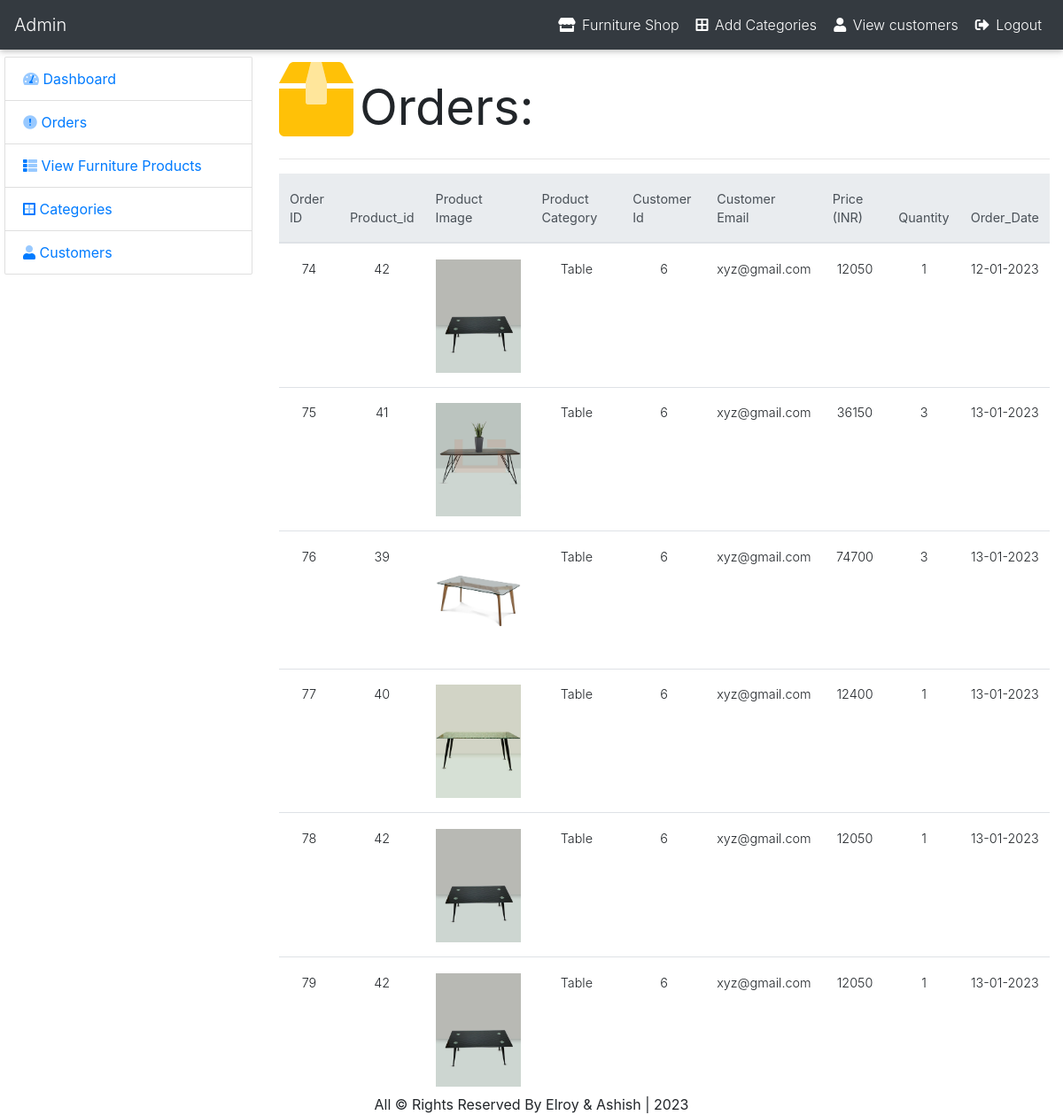
The app's page /admin/pending_furniture_pro.php (signed in), older data.
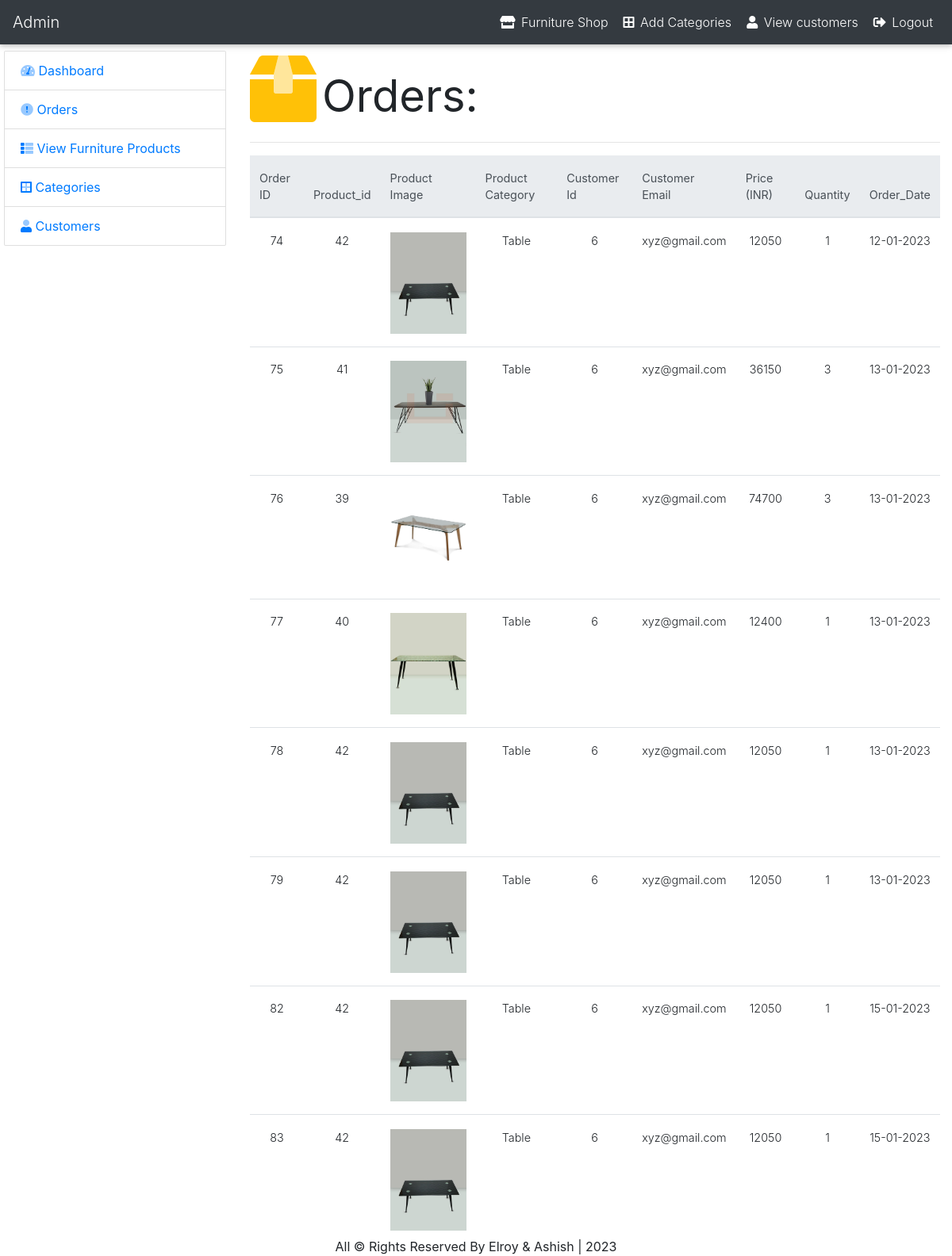
The same page, newer data.
### tables this page shows
CREATE TABLE `customer_order` (
  `order_id` int NOT NULL,
  `customer_id` int NOT NULL,
  `customer_email` varchar(100) NOT NULL,
  `customer_fullname` varchar(100) NOT NULL,
  `customer_address` varchar(225) NOT NULL,
  `customer_city` varchar(50) NOT NULL,
  `customer_pcode` int NOT NULL,
  `customer_phonenumber` varchar(100) NOT NULL,
  `product_id` int NOT NULL,
  `product_amount` int NOT NULL,
  `products_qty` int NOT NULL,
  `order_date` varchar(100) NOT NULL
);

CREATE TABLE `furniture_product` (
  `pid` int NOT NULL,
  `title` varchar(80) NOT NULL,
  `category` int NOT NULL,
  `detail` text NOT NULL,
  `price` int NOT NULL,
  `size` varchar(40) NOT NULL,
  `image` varchar(200) NOT NULL,
  `date` varchar(100) NOT NULL
);

CREATE TABLE `categories` (
  `id` int NOT NULL,
  `category` varchar(100) NOT NULL,
  `fontawesome-icon` varchar(25) NOT NULL
);

### admin/pending_furniture_pro.php (the view, shortened to what this page needs)
<?php include("include/header.php");
?>
<div class="container-fluid mt-2">
    <div class="row">
        <div class="col-md-3">
            <?php include("include/sidebar.php");?>
        </div>
        <div class="col-md-9">
            <div class="row">
              <div class="col-md-1">
                <i class="fad fa-box-alt fa-6x text-warning"></i>
              </div>
              <div class="col-md-11 text-left mt-4 ">
               <h1 class="ml-3 display-4 font-weight-normal"> Orders:</h1>
              </div>
            </div>
            <hr>
        <form method="post">
         <table class="table table-responsive table-hover ">
                      <thead class="thead-light">
                          <tr>
                              <th>Order ID</th>
                              <th>Product_id</th>
                              <th>Product Image</th>
                              <th>Product Category</th>
                              <th>Customer Id</th>
                              <th>Customer Email</th>
                              <th>Price (INR)</th>
                              <th>Quantity</th>
                              <th>Order_Date</th>
                          </tr>
                      </thead>
                       <tbody class="text-center">
                          <?php
                                    $order_query = "SELECT * FROM customer_order";
                                    $run = mysqli_query($con,$order_query);
                                    if(mysqli_num_rows($run) > 0){
                                        while($order_row = mysqli_fetch_array($run)){
                                            $order_id      = $order_row['order_id'];
                                            $cust_id       = $order_row['customer_id'];
                                            $cust_email    = $order_row['customer_email'];
                                            $order_pro_id  = $order_row['product_id'];
                                            $order_qty     = $order_row['products_qty'];
                                            $order_amount  = $order_row['product_amount'];
                                            $order_date    = $order_row['order_date'];
                                             $pr_query = "SELECT * FROM furniture_product fp INNER JOIN categories cat ON fp.category = cat.id WHERE pid = $order_pro_id ";
                                             $pr_run   = mysqli_query($con,$pr_query);
                                             if(mysqli_num_rows($pr_run) > 0){
                                                    while($pr_row = mysqli_fetch_array($pr_run)){
                                                    $image = $pr_row['image'];
                                                    $category = $pr_row['category'];
                            ?>
                             <tr>
                                 <td>
                                 <?php echo $order_id;?>
                                 </td>
                                 <td>
                                     <?php echo $order_pro_id;?>
                                 </td>
                                 <td width="120px">
                                     <img src="img/<?php echo $image;?>" width="100%">
                                 </td>
                                 <td>
                                     <?php echo $category;?>
                                 </td>
                                 <td>
                                    <?php echo $cust_id;?>
                                 </td>
                                 <td>
                                    <?php echo $cust_email;?>
                                 </td>
                                 <td>
                                    <?php echo $order_amount;?>
                                 </td>
                                 <td><?php echo $order_qty;?></td>
                               <td><?php echo $order_date;?></td>
                             </tr>
                           <?php
                                  }
                                }
                              }
                            }else {
                                echo "<tr><td colspan='12'><h2 class='text-center text-secondary'>You have not any pending order</h2></td></tr>";
                                }
                    ?>
                      </tbody>
                  </table>
            </form>
        </div>
    </div>
</div>
<?php include("include/footer.php"); ?>

### admin/include/header.php (shortened to what this page needs)
<!DOCTYPE html>
<html lang="en">
<head>
  <link href="css/mdb.min.css" rel="stylesheet">
  <link href="css/bootstrap.css" rel="stylesheet">
  <link href="css/all.min.css" rel="stylesheet">
  <link href="css/style.css" rel="stylesheet">
</head>
<body id="page-top">
<nav class="navbar navbar-expand-md bg-dark navbar-dark">
  <a class="navbar-brand" href="index.php">Admin</a>
  <div class="collapse navbar-collapse" id="collapsibleNavbar">
    <ul class="navbar-nav ml-auto">
      <li class="nav-item">
        <a class="nav-link" href="../index.php" target="_blank"><i class="fas fa-store"></i> Furniture Shop </a>
      </li>
      <li class="nav-item">
        <a class="nav-link" href="category.php"><i class="fas fa-border-all"></i> Add Categories</a>
      </li>
      <li class="nav-item">
        <a class="nav-link" href="customers.php"><i class="fas fa-user"></i> View customers</a>
      </li>
       <li class="nav-item">
        <a class="nav-link" href="logout.php"><i class="fas fa-sign-out-alt"></i> Logout</a>
      </li>
    </ul>
  </div>
</nav>

### admin/include/sidebar.php
   <div class="list-group mb-3 ">
    <li class="list-group-item "><a href="index.php" >
    <i class="fad fa-tachometer-alt"></i> Dashboard</a>
    </li>
    <li class="list-group-item">
       <a href="pending_furniture_pro.php"><i class="fad fa-exclamation-circle"></i> Orders</a>
    </li>
      <li class="list-group-item">
      <a href="furniture_pro_view.php"><i class="fad fa-th-list"></i> View Furniture Products</a>
      </li>
    <li class="list-group-item list-item-group-action"><a href="category.php">
    <i class="fad fa-border-all"></i> Categories</a>
    </li>
    <li class="list-group-item list-item-group-action"><a id="user" href="Customers.php">
    <i class="fad fa-user"></i> Customers</a>
    </li>
</div>

### admin/include/footer.php (shortened to what this page needs)
      <footer class="sticky-footer fixed-bottom">
        <div class="container my-auto">
          <div class="copyright text-center my-auto">
            <span>All &copy; Rights Reserved By Elroy & Ashish | <?php echo date('Y');?></span>
          </div>
        </div>
      </footer>
</body>
</html>

### admin/css/style.css (style rules this page uses)
* { margin: 0px; padding: 0px; }
.list-group { margin-left:-10px; }

Row changes from the older to the newer data that the page shows:
added customer_order: order_id "82", product "42", customer "6", customer_email "xyz@gmail.com", product_amount "12050", products_qty "1", order_date "15-01-2023", furniture_product (image (picture), category.category "Table")
added customer_order: order_id "83", product "42", customer "6", customer_email "xyz@gmail.com", product_amount "12050", products_qty "1", order_date "15-01-2023", furniture_product (image (picture), category.category "Table")
